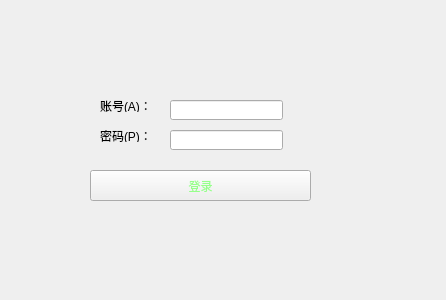
<?xml version="1.0" encoding="UTF-8"?>
<ui version="4.0">
 <class>Form</class>
 <widget class="QWidget" name="Form">
  <property name="geometry">
   <rect>
    <x>0</x>
    <y>0</y>
    <width>446</width>
    <height>300</height>
   </rect>
  </property>
  <property name="windowTitle">
   <string>Form</string>
  </property>
  <widget class="QLabel" name="label">
   <property name="geometry">
    <rect>
     <x>100</x>
     <y>100</y>
     <width>54</width>
     <height>12</height>
    </rect>
   </property>
   <property name="text">
    <string>账号(&amp;A)：</string>
   </property>
   <property name="buddy">
    <cstring>lineEdit</cstring>
   </property>
  </widget>
  <widget class="QLabel" name="label_2">
   <property name="geometry">
    <rect>
     <x>100</x>
     <y>130</y>
     <width>54</width>
     <height>12</height>
    </rect>
   </property>
   <property name="text">
    <string>密码(&amp;P)：</string>
   </property>
   <property name="buddy">
    <cstring>lineEdit_2</cstring>
   </property>
  </widget>
  <widget class="QLineEdit" name="lineEdit">
   <property name="geometry">
    <rect>
     <x>170</x>
     <y>100</y>
     <width>113</width>
     <height>20</height>
    </rect>
   </property>
  </widget>
  <widget class="QLineEdit" name="lineEdit_2">
   <property name="geometry">
    <rect>
     <x>170</x>
     <y>130</y>
     <width>113</width>
     <height>20</height>
    </rect>
   </property>
   <property name="echoMode">
    <enum>QLineEdit::Password</enum>
   </property>
  </widget>
  <widget class="QPushButton" name="pushButton">
   <property name="geometry">
    <rect>
     <x>90</x>
     <y>170</y>
     <width>221</width>
     <height>31</height>
    </rect>
   </property>
   <property name="styleSheet">
    <string notr="true">color: rgb(150, 255, 138);
border-image: url(:/lk/1.jpg);</string>
   </property>
   <property name="text">
    <string>登录</string>
   </property>
  </widget>
 </widget>
 <resources>
  <include location="./test_source.qrc"/>
 </resources>
 <connections>
  <connection>
   <sender>pushButton</sender>
   <signal>clicked()</signal>
   <receiver>Form</receiver>
   <slot>check_login()</slot>
   <hints>
    <hint type="sourcelabel">
     <x>265</x>
     <y>189</y>
    </hint>
    <hint type="destinationlabel">
     <x>352</x>
     <y>185</y>
    </hint>
   </hints>
  </connection>
 </connections>
 <slots>
  <slot>check_login()</slot>
  <slot>slot2()</slot>
 </slots>
</ui>
